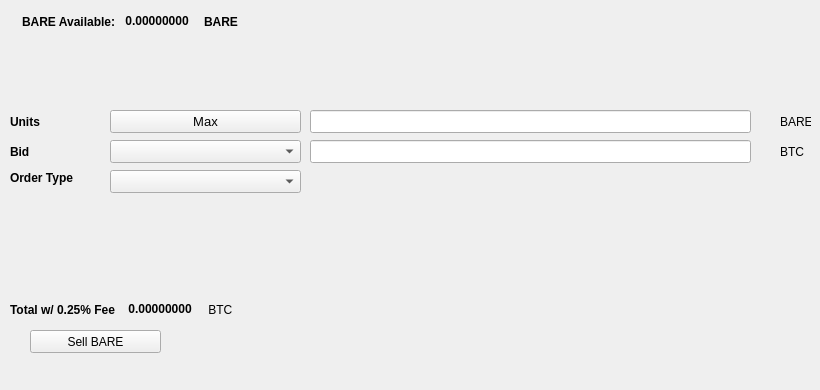
   <widget class="QWidget" name="SellTab">
    <attribute name="title">
     <string>Sell</string>
    </attribute>
    <widget class="QLabel" name="label_16">
     <property name="geometry">
      <rect>
       <x>780</x>
       <y>140</y>
       <width>31</width>
       <height>23</height>
      </rect>
     </property>
     <property name="text">
      <string>BTC</string>
     </property>
    </widget>
    <widget class="QComboBox" name="SellBidcomboBox">
     <property name="geometry">
      <rect>
       <x>110</x>
       <y>140</y>
       <width>191</width>
       <height>23</height>
      </rect>
     </property>
     <property name="font">
      <font>
       <pointsize>10</pointsize>
      </font>
     </property>
    </widget>
    <widget class="QLabel" name="label_18">
     <property name="geometry">
      <rect>
       <x>10</x>
       <y>110</y>
       <width>46</width>
       <height>23</height>
      </rect>
     </property>
     <property name="font">
      <font>
       <weight>75</weight>
       <bold>true</bold>
      </font>
     </property>
     <property name="text">
      <string>Units</string>
     </property>
    </widget>
    <widget class="QPushButton" name="Sell_Max_Amount">
     <property name="geometry">
      <rect>
       <x>110</x>
       <y>110</y>
       <width>191</width>
       <height>23</height>
      </rect>
     </property>
     <property name="font">
      <font>
       <pointsize>10</pointsize>
      </font>
     </property>
     <property name="text">
      <string>Max</string>
     </property>
    </widget>
    <widget class="QLabel" name="label_20">
     <property name="geometry">
      <rect>
       <x>10</x>
       <y>170</y>
       <width>91</width>
       <height>16</height>
      </rect>
     </property>
     <property name="font">
      <font>
       <weight>75</weight>
       <bold>true</bold>
      </font>
     </property>
     <property name="text">
      <string>Order Type</string>
     </property>
    </widget>
    <widget class="QComboBox" name="SellOrdertypeCombo">
     <property name="geometry">
      <rect>
       <x>110</x>
       <y>170</y>
       <width>191</width>
       <height>23</height>
      </rect>
     </property>
     <property name="font">
      <font>
       <pointsize>10</pointsize>
      </font>
     </property>
    </widget>
    <widget class="QLabel" name="label_21">
     <property name="geometry">
      <rect>
       <x>10</x>
       <y>140</y>
       <width>46</width>
       <height>23</height>
      </rect>
     </property>
     <property name="font">
      <font>
       <weight>75</weight>
       <bold>true</bold>
      </font>
     </property>
     <property name="text">
      <string>Bid</string>
     </property>
    </widget>
    <widget class="QLabel" name="label_22">
     <property name="geometry">
      <rect>
       <x>780</x>
       <y>110</y>
       <width>31</width>
       <height>23</height>
      </rect>
     </property>
     <property name="text">
      <string>BARE</string>
     </property>
    </widget>
    <widget class="QLineEdit" name="UnitsInputBARE">
     <property name="geometry">
      <rect>
       <x>310</x>
       <y>110</y>
       <width>441</width>
       <height>23</height>
      </rect>
     </property>
     <property name="font">
      <font>
       <pointsize>9</pointsize>
       <weight>75</weight>
       <bold>true</bold>
      </font>
     </property>
    </widget>
    <widget class="QLineEdit" name="SellBidPriceEdit">
     <property name="geometry">
      <rect>
       <x>310</x>
       <y>140</y>
       <width>441</width>
       <height>23</height>
      </rect>
     </property>
     <property name="font">
      <font>
       <pointsize>9</pointsize>
       <weight>75</weight>
       <bold>true</bold>
      </font>
     </property>
    </widget>
    <widget class="QPushButton" name="SellBAREBTN">
     <property name="geometry">
      <rect>
       <x>30</x>
       <y>330</y>
       <width>131</width>
       <height>23</height>
      </rect>
     </property>
     <property name="text">
      <string>Sell BARE</string>
     </property>
     <property name="icon">
      <iconset resource="../bare">
       <normaloff>:/icons/bitcoin</normaloff>:/icons/bitcoin</iconset>
     </property>
    </widget>
    <widget class="QWidget" name="layoutWidget3">
     <property name="geometry">
      <rect>
       <x>22</x>
       <y>12</y>
       <width>258</width>
       <height>19</height>
      </rect>
     </property>
     <layout class="QHBoxLayout" name="horizontalLayout">
      <item>
       <widget class="QLabel" name="label232_2">
        <property name="font">
         <font>
          <weight>75</weight>
          <bold>true</bold>
         </font>
        </property>
        <property name="text">
         <string>BARE Available:</string>
        </property>
       </widget>
      </item>
      <item>
       <widget class="QLabel" name="BAREAvailableLabel">
        <property name="palette">
         <palette>
          <active>
           <colorrole role="WindowText">
            <brush brushstyle="SolidPattern">
             <color alpha="255">
              <red>0</red>
              <green>0</green>
              <blue>0</blue>
             </color>
            </brush>
           </colorrole>
           <colorrole role="Button">
            <brush brushstyle="SolidPattern">
             <color alpha="255">
              <red>0</red>
              <green>170</green>
              <blue>0</blue>
             </color>
            </brush>
           </colorrole>
           <colorrole role="Light">
            <brush brushstyle="SolidPattern">
             <color alpha="255">
              <red>0</red>
              <green>255</green>
              <blue>0</blue>
             </color>
            </brush>
           </colorrole>
           <colorrole role="Midlight">
            <brush brushstyle="SolidPattern">
             <color alpha="255">
              <red>0</red>
              <green>212</green>
              <blue>0</blue>
             </color>
            </brush>
           </colorrole>
           <colorrole role="Dark">
            <brush brushstyle="SolidPattern">
             <color alpha="255">
              <red>0</red>
              <green>85</green>
              <blue>0</blue>
             </color>
            </brush>
           </colorrole>
           <colorrole role="Mid">
            <brush brushstyle="SolidPattern">
             <color alpha="255">
              <red>0</red>
              <green>113</green>
              <blue>0</blue>
             </color>
            </brush>
           </colorrole>
           <colorrole role="Text">
            <brush brushstyle="SolidPattern">
             <color alpha="255">
              <red>0</red>
              <green>170</green>
              <blue>0</blue>
             </color>
            </brush>
           </colorrole>
           <colorrole role="BrightText">
            <brush brushstyle="SolidPattern">
             <color alpha="255">
              <red>255</red>
              <green>255</green>
              <blue>255</blue>
             </color>
            </brush>
           </colorrole>
           <colorrole role="ButtonText">
            <brush brushstyle="SolidPattern">
             <color alpha="255">
              <red>0</red>
              <green>0</green>
              <blue>0</blue>
             </color>
            </brush>
           </colorrole>
           <colorrole role="Base">
            <brush brushstyle="SolidPattern">
             <color alpha="255">
              <red>255</red>
              <green>255</green>
              <blue>255</blue>
             </color>
            </brush>
           </colorrole>
           <colorrole role="Window">
            <brush brushstyle="SolidPattern">
             <color alpha="255">
              <red>0</red>
              <green>170</green>
              <blue>0</blue>
             </color>
            </brush>
           </colorrole>
           <colorrole role="Shadow">
            <brush brushstyle="SolidPattern">
             <color alpha="255">
              <red>0</red>
              <green>0</green>
              <blue>0</blue>
             </color>
            </brush>
           </colorrole>
           <colorrole role="AlternateBase">
            <brush brushstyle="SolidPattern">
             <color alpha="255">
              <red>127</red>
              <green>212</green>
              <blue>127</blue>
             </color>
            </brush>
           </colorrole>
           <colorrole role="ToolTipBase">
            <brush brushstyle="SolidPattern">
             <color alpha="255">
              <red>255</red>
              <green>255</green>
              <blue>220</blue>
             </color>
            </brush>
           </colorrole>
           <colorrole role="ToolTipText">
            <brush brushstyle="SolidPattern">
             <color alpha="255">
              <red>0</red>
              <green>0</green>
              <blue>0</blue>
             </color>
            </brush>
           </colorrole>
          </active>
          <inactive>
           <colorrole role="WindowText">
            <brush brushstyle="SolidPattern">
             <color alpha="255">
              <red>0</red>
              <green>0</green>
              <blue>0</blue>
             </color>
            </brush>
           </colorrole>
           <colorrole role="Button">
            <brush brushstyle="SolidPattern">
             <color alpha="255">
              <red>0</red>
              <green>170</green>
              <blue>0</blue>
             </color>
            </brush>
           </colorrole>
           <colorrole role="Light">
            <brush brushstyle="SolidPattern">
             <color alpha="255">
              <red>0</red>
              <green>255</green>
              <blue>0</blue>
             </color>
            </brush>
           </colorrole>
           <colorrole role="Midlight">
            <brush brushstyle="SolidPattern">
             <color alpha="255">
              <red>0</red>
              <green>212</green>
              <blue>0</blue>
             </color>
            </brush>
           </colorrole>
           <colorrole role="Dark">
            <brush brushstyle="SolidPattern">
             <color alpha="255">
              <red>0</red>
              <green>85</green>
              <blue>0</blue>
             </color>
            </brush>
           </colorrole>
           <colorrole role="Mid">
            <brush brushstyle="SolidPattern">
             <color alpha="255">
              <red>0</red>
              <green>113</green>
              <blue>0</blue>
             </color>
            </brush>
           </colorrole>
           <colorrole role="Text">
            <brush brushstyle="SolidPattern">
             <color alpha="255">
              <red>0</red>
              <green>170</green>
              <blue>0</blue>
             </color>
            </brush>
           </colorrole>
           <colorrole role="BrightText">
            <brush brushstyle="SolidPattern">
             <color alpha="255">
              <red>255</red>
              <green>255</green>
              <blue>255</blue>
             </color>
            </brush>
           </colorrole>
           <colorrole role="ButtonText">
            <brush brushstyle="SolidPattern">
             <color alpha="255">
              <red>0</red>
              <green>0</green>
              <blue>0</blue>
             </color>
            </brush>
           </colorrole>
           <colorrole role="Base">
            <brush brushstyle="SolidPattern">
             <color alpha="255">
              <red>255</red>
              <green>255</green>
              <blue>255</blue>
             </color>
            </brush>
           </colorrole>
           <colorrole role="Window">
            <brush brushstyle="SolidPattern">
             <color alpha="255">
              <red>0</red>
              <green>170</green>
              <blue>0</blue>
             </color>
            </brush>
           </colorrole>
           <colorrole role="Shadow">
            <brush brushstyle="SolidPattern">
             <color alpha="255">
              <red>0</red>
              <green>0</green>
              <blue>0</blue>
             </color>
            </brush>
           </colorrole>
           <colorrole role="AlternateBase">
            <brush brushstyle="SolidPattern">
             <color alpha="255">
              <red>127</red>
              <green>212</green>
              <blue>127</blue>
             </color>
            </brush>
           </colorrole>
           <colorrole role="ToolTipBase">
            <brush brushstyle="SolidPattern">
             <color alpha="255">
              <red>255</red>
              <green>255</green>
              <blue>220</blue>
             </color>
            </brush>
           </colorrole>
           <colorrole role="ToolTipText">
            <brush brushstyle="SolidPattern">
             <color alpha="255">
              <red>0</red>
              <green>0</green>
              <blue>0</blue>
             </color>
            </brush>
           </colorrole>
          </inactive>
          <disabled>
           <colorrole role="WindowText">
            <brush brushstyle="SolidPattern">
             <color alpha="255">
              <red>0</red>
              <green>85</green>
              <blue>0</blue>
             </color>
            </brush>
           </colorrole>
           <colorrole role="Button">
            <brush brushstyle="SolidPattern">
             <color alpha="255">
              <red>0</red>
              <green>170</green>
              <blue>0</blue>
             </color>
            </brush>
           </colorrole>
           <colorrole role="Light">
            <brush brushstyle="SolidPattern">
             <color alpha="255">
              <red>0</red>
              <green>255</green>
              <blue>0</blue>
             </color>
            </brush>
           </colorrole>
           <colorrole role="Midlight">
            <brush brushstyle="SolidPattern">
             <color alpha="255">
              <red>0</red>
              <green>212</green>
              <blue>0</blue>
             </color>
            </brush>
           </colorrole>
           <colorrole role="Dark">
            <brush brushstyle="SolidPattern">
             <color alpha="255">
              <red>0</red>
              <green>85</green>
              <blue>0</blue>
             </color>
            </brush>
           </colorrole>
           <colorrole role="Mid">
            <brush brushstyle="SolidPattern">
             <color alpha="255">
              <red>0</red>
              <green>113</green>
              <blue>0</blue>
             </color>
            </brush>
           </colorrole>
           <colorrole role="Text">
            <brush brushstyle="SolidPattern">
             <color alpha="255">
              <red>0</red>
              <green>85</green>
              <blue>0</blue>
             </color>
            </brush>
           </colorrole>
           <colorrole role="BrightText">
            <brush brushstyle="SolidPattern">
             <color alpha="255">
              <red>255</red>
              <green>255</green>
              <blue>255</blue>
             </color>
            </brush>
           </colorrole>
           <colorrole role="ButtonText">
            <brush brushstyle="SolidPattern">
             <color alpha="255">
              <red>0</red>
              <green>85</green>
              <blue>0</blue>
             </color>
            </brush>
           </colorrole>
           <colorrole role="Base">
            <brush brushstyle="SolidPattern">
             <color alpha="255">
              <red>0</red>
              <green>170</green>
              <blue>0</blue>
             </color>
            </brush>
           </colorrole>
           <colorrole role="Window">
            <brush brushstyle="SolidPattern">
             <color alpha="255">
              <red>0</red>
              <green>170</green>
              <blue>0</blue>
             </color>
            </brush>
           </colorrole>
           <colorrole role="Shadow">
            <brush brushstyle="SolidPattern">
             <color alpha="255">
              <red>0</red>
              <green>0</green>
              <blue>0</blue>
             </color>
            </brush>
           </colorrole>
           <colorrole role="AlternateBase">
            <brush brushstyle="SolidPattern">
             <color alpha="255">
              <red>0</red>
              <green>170</green>
              <blue>0</blue>
             </color>
            </brush>
           </colorrole>
           <colorrole role="ToolTipBase">
            <brush brushstyle="SolidPattern">
             <color alpha="255">
              <red>255</red>
              <green>255</green>
              <blue>220</blue>
             </color>
            </brush>
           </colorrole>
           <colorrole role="ToolTipText">
            <brush brushstyle="SolidPattern">
             <color alpha="255">
              <red>0</red>
              <green>0</green>
              <blue>0</blue>
             </color>
            </brush>
           </colorrole>
          </disabled>
         </palette>
        </property>
        <property name="font">
         <font>
          <weight>75</weight>
          <bold>true</bold>
         </font>
        </property>
        <property name="text">
         <string> 0.00000000 </string>
        </property>
        <property name="textInteractionFlags">
         <set>Qt::LinksAccessibleByMouse|Qt::TextSelectableByKeyboard|Qt::TextSelectableByMouse</set>
        </property>
       </widget>
      </item>
      <item>
       <widget class="QLabel" name="labelBARE">
        <property name="font">
         <font>
          <weight>75</weight>
          <bold>true</bold>
         </font>
        </property>
        <property name="text">
         <string>BARE</string>
        </property>
       </widget>
      </item>
     </layout>
    </widget>
    <widget class="QWidget" name="layoutWidget">
     <property name="geometry">
      <rect>
       <x>10</x>
       <y>300</y>
       <width>268</width>
       <height>19</height>
      </rect>
     </property>
     <layout class="QHBoxLayout" name="horizontalLayout_2">
      <item>
       <widget class="QLabel" name="label_19">
        <property name="font">
         <font>
          <weight>75</weight>
          <bold>true</bold>
         </font>
        </property>
        <property name="text">
         <string>Total w/ 0.25% Fee </string>
        </property>
       </widget>
      </item>
      <item>
       <widget class="QLabel" name="SellCostLabel">
        <property name="palette">
         <palette>
          <active>
           <colorrole role="WindowText">
            <brush brushstyle="SolidPattern">
             <color alpha="255">
              <red>0</red>
              <green>0</green>
              <blue>0</blue>
             </color>
            </brush>
           </colorrole>
           <colorrole role="Button">
            <brush brushstyle="SolidPattern">
             <color alpha="255">
              <red>0</red>
              <green>170</green>
              <blue>0</blue>
             </color>
            </brush>
           </colorrole>
           <colorrole role="Light">
            <brush brushstyle="SolidPattern">
             <color alpha="255">
              <red>0</red>
              <green>255</green>
              <blue>0</blue>
             </color>
            </brush>
           </colorrole>
           <colorrole role="Midlight">
            <brush brushstyle="SolidPattern">
             <color alpha="255">
              <red>0</red>
              <green>212</green>
              <blue>0</blue>
             </color>
            </brush>
           </colorrole>
           <colorrole role="Dark">
            <brush brushstyle="SolidPattern">
             <color alpha="255">
              <red>0</red>
              <green>85</green>
              <blue>0</blue>
             </color>
            </brush>
           </colorrole>
           <colorrole role="Mid">
            <brush brushstyle="SolidPattern">
             <color alpha="255">
              <red>0</red>
              <green>113</green>
              <blue>0</blue>
             </color>
            </brush>
           </colorrole>
           <colorrole role="Text">
            <brush brushstyle="SolidPattern">
             <color alpha="255">
              <red>0</red>
              <green>170</green>
              <blue>0</blue>
             </color>
            </brush>
           </colorrole>
           <colorrole role="BrightText">
            <brush brushstyle="SolidPattern">
             <color alpha="255">
              <red>255</red>
              <green>255</green>
              <blue>255</blue>
             </color>
            </brush>
           </colorrole>
           <colorrole role="ButtonText">
            <brush brushstyle="SolidPattern">
             <color alpha="255">
              <red>0</red>
              <green>0</green>
              <blue>0</blue>
             </color>
            </brush>
           </colorrole>
           <colorrole role="Base">
            <brush brushstyle="SolidPattern">
             <color alpha="255">
              <red>255</red>
              <green>255</green>
              <blue>255</blue>
             </color>
            </brush>
           </colorrole>
           <colorrole role="Window">
            <brush brushstyle="SolidPattern">
             <color alpha="255">
              <red>0</red>
              <green>170</green>
              <blue>0</blue>
             </color>
            </brush>
           </colorrole>
           <colorrole role="Shadow">
            <brush brushstyle="SolidPattern">
             <color alpha="255">
              <red>0</red>
              <green>0</green>
              <blue>0</blue>
             </color>
            </brush>
           </colorrole>
           <colorrole role="AlternateBase">
            <brush brushstyle="SolidPattern">
             <color alpha="255">
              <red>127</red>
              <green>212</green>
              <blue>127</blue>
             </color>
            </brush>
           </colorrole>
           <colorrole role="ToolTipBase">
            <brush brushstyle="SolidPattern">
             <color alpha="255">
              <red>255</red>
              <green>255</green>
              <blue>220</blue>
             </color>
            </brush>
           </colorrole>
           <colorrole role="ToolTipText">
            <brush brushstyle="SolidPattern">
             <color alpha="255">
              <red>0</red>
              <green>0</green>
              <blue>0</blue>
             </color>
            </brush>
           </colorrole>
          </active>
          <inactive>
           <colorrole role="WindowText">
            <brush brushstyle="SolidPattern">
             <color alpha="255">
              <red>0</red>
              <green>0</green>
              <blue>0</blue>
             </color>
            </brush>
           </colorrole>
           <colorrole role="Button">
            <brush brushstyle="SolidPattern">
             <color alpha="255">
              <red>0</red>
              <green>170</green>
              <blue>0</blue>
             </color>
            </brush>
           </colorrole>
           <colorrole role="Light">
            <brush brushstyle="SolidPattern">
             <color alpha="255">
              <red>0</red>
              <green>255</green>
              <blue>0</blue>
             </color>
            </brush>
           </colorrole>
           <colorrole role="Midlight">
            <brush brushstyle="SolidPattern">
             <color alpha="255">
              <red>0</red>
              <green>212</green>
              <blue>0</blue>
             </color>
            </brush>
           </colorrole>
           <colorrole role="Dark">
            <brush brushstyle="SolidPattern">
             <color alpha="255">
              <red>0</red>
              <green>85</green>
              <blue>0</blue>
             </color>
            </brush>
           </colorrole>
           <colorrole role="Mid">
            <brush brushstyle="SolidPattern">
             <color alpha="255">
              <red>0</red>
              <green>113</green>
              <blue>0</blue>
             </color>
            </brush>
           </colorrole>
           <colorrole role="Text">
            <brush brushstyle="SolidPattern">
             <color alpha="255">
              <red>0</red>
              <green>170</green>
              <blue>0</blue>
             </color>
            </brush>
           </colorrole>
           <colorrole role="BrightText">
            <brush brushstyle="SolidPattern">
             <color alpha="255">
              <red>255</red>
              <green>255</green>
              <blue>255</blue>
             </color>
            </brush>
           </colorrole>
           <colorrole role="ButtonText">
            <brush brushstyle="SolidPattern">
             <color alpha="255">
              <red>0</red>
              <green>0</green>
              <blue>0</blue>
             </color>
            </brush>
           </colorrole>
           <colorrole role="Base">
            <brush brushstyle="SolidPattern">
             <color alpha="255">
              <red>255</red>
              <green>255</green>
              <blue>255</blue>
             </color>
            </brush>
           </colorrole>
           <colorrole role="Window">
            <brush brushstyle="SolidPattern">
             <color alpha="255">
              <red>0</red>
              <green>170</green>
              <blue>0</blue>
             </color>
            </brush>
           </colorrole>
           <colorrole role="Shadow">
            <brush brushstyle="SolidPattern">
             <color alpha="255">
              <red>0</red>
              <green>0</green>
              <blue>0</blue>
             </color>
            </brush>
           </colorrole>
           <colorrole role="AlternateBase">
            <brush brushstyle="SolidPattern">
             <color alpha="255">
              <red>127</red>
              <green>212</green>
              <blue>127</blue>
             </color>
            </brush>
           </colorrole>
           <colorrole role="ToolTipBase">
            <brush brushstyle="SolidPattern">
             <color alpha="255">
              <red>255</red>
              <green>255</green>
              <blue>220</blue>
             </color>
            </brush>
           </colorrole>
           <colorrole role="ToolTipText">
            <brush brushstyle="SolidPattern">
             <color alpha="255">
              <red>0</red>
              <green>0</green>
              <blue>0</blue>
             </color>
            </brush>
           </colorrole>
          </inactive>
          <disabled>
           <colorrole role="WindowText">
            <brush brushstyle="SolidPattern">
             <color alpha="255">
              <red>0</red>
              <green>85</green>
              <blue>0</blue>
             </color>
            </brush>
           </colorrole>
           <colorrole role="Button">
            <brush brushstyle="SolidPattern">
             <color alpha="255">
              <red>0</red>
              <green>170</green>
              <blue>0</blue>
             </color>
            </brush>
           </colorrole>
           <colorrole role="Light">
            <brush brushstyle="SolidPattern">
             <color alpha="255">
              <red>0</red>
              <green>255</green>
              <blue>0</blue>
             </color>
            </brush>
           </colorrole>
           <colorrole role="Midlight">
            <brush brushstyle="SolidPattern">
             <color alpha="255">
              <red>0</red>
              <green>212</green>
              <blue>0</blue>
             </color>
            </brush>
           </colorrole>
           <colorrole role="Dark">
            <brush brushstyle="SolidPattern">
             <color alpha="255">
              <red>0</red>
              <green>85</green>
              <blue>0</blue>
             </color>
            </brush>
           </colorrole>
           <colorrole role="Mid">
            <brush brushstyle="SolidPattern">
             <color alpha="255">
              <red>0</red>
              <green>113</green>
              <blue>0</blue>
             </color>
            </brush>
           </colorrole>
           <colorrole role="Text">
            <brush brushstyle="SolidPattern">
             <color alpha="255">
              <red>0</red>
              <green>85</green>
              <blue>0</blue>
             </color>
            </brush>
           </colorrole>
           <colorrole role="BrightText">
            <brush brushstyle="SolidPattern">
             <color alpha="255">
              <red>255</red>
              <green>255</green>
              <blue>255</blue>
             </color>
            </brush>
           </colorrole>
           <colorrole role="ButtonText">
            <brush brushstyle="SolidPattern">
             <color alpha="255">
              <red>0</red>
              <green>85</green>
              <blue>0</blue>
             </color>
            </brush>
           </colorrole>
           <colorrole role="Base">
            <brush brushstyle="SolidPattern">
             <color alpha="255">
              <red>0</red>
              <green>170</green>
              <blue>0</blue>
             </color>
            </brush>
           </colorrole>
           <colorrole role="Window">
            <brush brushstyle="SolidPattern">
             <color alpha="255">
              <red>0</red>
              <green>170</green>
              <blue>0</blue>
             </color>
            </brush>
           </colorrole>
           <colorrole role="Shadow">
            <brush brushstyle="SolidPattern">
             <color alpha="255">
              <red>0</red>
              <green>0</green>
              <blue>0</blue>
             </color>
            </brush>
           </colorrole>
           <colorrole role="AlternateBase">
            <brush brushstyle="SolidPattern">
             <color alpha="255">
              <red>0</red>
              <green>170</green>
              <blue>0</blue>
             </color>
            </brush>
           </colorrole>
           <colorrole role="ToolTipBase">
            <brush brushstyle="SolidPattern">
             <color alpha="255">
              <red>255</red>
              <green>255</green>
              <blue>220</blue>
             </color>
            </brush>
           </colorrole>
           <colorrole role="ToolTipText">
            <brush brushstyle="SolidPattern">
             <color alpha="255">
              <red>0</red>
              <green>0</green>
              <blue>0</blue>
             </color>
            </brush>
           </colorrole>
          </disabled>
         </palette>
        </property>
        <property name="font">
         <font>
          <weight>75</weight>
          <bold>true</bold>
         </font>
        </property>
        <property name="autoFillBackground">
         <bool>false</bool>
        </property>
        <property name="text">
         <string> 0.00000000</string>
        </property>
        <property name="textInteractionFlags">
         <set>Qt::LinksAccessibleByMouse|Qt::TextSelectableByMouse</set>
        </property>
       </widget>
      </item>
      <item>
       <widget class="QLabel" name="label_17">
        <property name="font">
         <font>
          <weight>50</weight>
          <bold>false</bold>
         </font>
        </property>
        <property name="text">
         <string> BTC</string>
        </property>
       </widget>
      </item>
     </layout>
    </widget>
    <widget class="QLabel" name="label_23">
     <property name="geometry">
      <rect>
       <x>460</x>
       <y>300</y>
       <width>281</width>
       <height>81</height>
      </rect>
     </property>
     <property name="text">
      <string/>
     </property>
     <property name="pixmap">
      <pixmap>:/images/bittrex</pixmap>
     </property>
    </widget>
   </widget>
